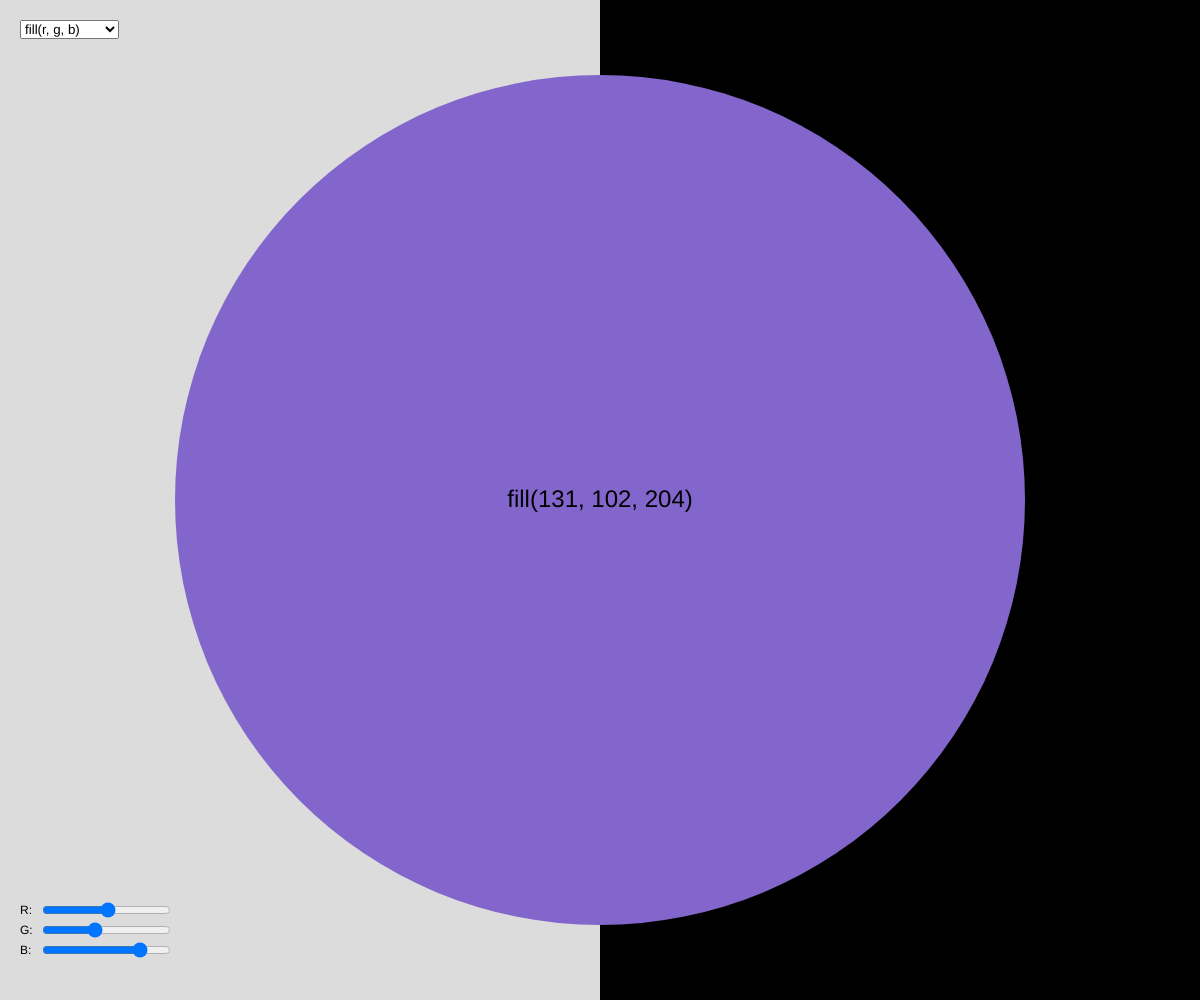
Frame 1 (no input)
Frame 2 (the mouse pressed at the canvas centre, redrawn once): identical to frame 1, image omitted

The p5.js sketch that drew this single still picture (run headless with seeded random() and noise() and a simulated clock; the mouse was pressed at the canvas centre and the sketch redrawn once):

// p5.js sketch
// ── sketch.js
let sel;
let sldR;
let sldG;
let sldB1;
let sldA1;
let sldH;
let sldS;
let sldB2;
let sldA2;
let mode = "RGB";
let m = 20;
let c;
let d = 0.85;

function setup(){
  createCanvas(windowWidth, windowHeight);
  noStroke();

  sldR = createSlider(0, 255, 127);
  sldG = createSlider(0, 255, 127);
  sldB1 = createSlider(0, 255, 127);
  sldA1 = createSlider(0, 255, 127);

  sldH = createSlider(0, 360, 127);
  sldS = createSlider(0, 100, 50);
  sldB2 = createSlider(0, 100, 50);
  sldA2 = createSlider(0, 1, 0.5, 0.001);

  sldR.input(loop);
  sldG.input(loop);
  sldB1.input(loop);
  sldA1.input(loop);
  sldH.input(loop);
  sldS.input(loop);
  sldB2.input(loop);
  sldA2.input(loop);

  sel = createSelect();
  sel.position(m, m);
  sel.option('fill(g)');
  sel.option('fill(g, a)');
  sel.option('fill(cssString)');
  sel.option('fill(r, g, b)');
  sel.option('fill(r, g, b, a)');
  sel.option('fill(h, s, b)');
  sel.option('fill(h, s, b, a)');
  sel.selected('fill(r, g, b)');
  sel.changed(argPatternSelected);

  colorMode(HSB);
  c = color(random(360), 50, 80);

  mode = "RGB";
  patternRGB();
}

function draw(){
  colorMode(RGB);
  background(220);
  fill(0);
  rect(width / 2, 0, width / 2, height);

  if (mode === "G") {
    drawG();
  } else if (mode === "GA"){
    drawGA();
  } else if (mode === "CSS"){
    drawCSS();
  } else if (mode === "RGB"){
    drawRGB();
  } else if (mode === "RGBA"){
    drawRGBA();
  } else if (mode === "HSB"){
    drawHSB();
  } else if (mode === "HSBA"){
    drawHSBA();
  }

  noLoop();
}

function drawFillString(str, c){
  // console.log('drawFillString()', str, c);
  // console.log('brightness(c)', brightness(c));

  push();
  colorMode(RGB);

  textAlign(CENTER, CENTER);
  textSize(24);

  let w = textWidth(str) + m;
  fill(red(c), green(c), blue(c));
  rect(width / 2 - w / 2, height / 2 - 12 - m * 0.5, w, 24 + m, 6, 6, 6, 6);

  fill(0);
  if (brightness(c) < 50){
    fill(255);
  }
  noStroke();

  text(str, 0, 0, width, height);
  pop();
}

function drawG(){
  let g = sldG.value();

  fill(0);
  text("G:", m, windowHeight - m * 4.3);

  c = color(g);
  fill(c);
  circle(width / 2, height / 2, min(width, height) * d); 
  drawFillString(`fill(${g})`, c);
}

function drawGA(){
  let g = sldG.value();
  let a = sldA1.value();

  fill(0);
  text("G:", m, windowHeight - m * 4.3);
  text("A:", m, windowHeight - m * 3.3);

  c = color(g, a);
  fill(c);
  circle(width / 2, height / 2, min(width, height) * d); 
  drawFillString(`fill(${g}, ${a})`, c);
}

function drawCSS(){
  //let css = "#FF0000";
  let css = "rgba(255, 0, 0, 0.5)";

  fill(0);
  text("CSS: " + css, m, windowHeight - m * 4.3);

  c = color(css);
  fill(c);
  circle(width / 2, height / 2, min(width, height) * d); 
  drawFillString(`fill("${css}")`, c);
}

function drawRGB(){
  let r = sldR.value();
  let g = sldG.value();
  let b = sldB1.value();

  fill(0);
  text("R:", m, windowHeight - m * 4.3);
  text("G:", m, windowHeight - m * 3.3);
  text("B:", m, windowHeight - m * 2.3);

  c = color(r, g, b);
  fill(c);
  circle(width / 2, height / 2, min(width, height) * d); 
  drawFillString(`fill(${r}, ${g}, ${b})`, c);
}

function drawRGBA(){
  let r = sldR.value();
  let g = sldG.value();
  let b = sldB1.value();
  let a = sldA1.value();

  fill(0);
  text("R:", m, windowHeight - m * 4.3);
  text("G:", m, windowHeight - m * 3.3);
  text("B:", m, windowHeight - m * 2.3);
  text("A:", m, windowHeight - m * 1.3);

  c = color(r, g, b, a);
  fill(c);
  circle(width / 2, height / 2, min(width, height) * d); 
  drawFillString(`fill(${r}, ${g}, ${b}, ${a})`, c);
}

function drawHSB(){
  let h = sldH.value();
  let s = sldS.value();
  let b = sldB2.value();

  fill(0);
  text("H:", m, windowHeight - m * 4.3);
  text("S:", m, windowHeight - m * 3.3);
  text("B:", m, windowHeight - m * 2.3);

  colorMode(HSB);
  c = color(h, s, b);
  fill(c);
  circle(width / 2, height / 2, min(width, height) * d); 
  drawFillString(`fill(${h}, ${s}, ${b})`, c);
}

function drawHSBA(){
  let h = sldH.value();
  let s = sldS.value();
  let b = sldB2.value();
  let a = sldA2.value();

  fill(0);
  text("H:", m, windowHeight - m * 4.3);
  text("S:", m, windowHeight - m * 3.3);
  text("B:", m, windowHeight - m * 2.3);
  text("A:", m, windowHeight - m * 1.3);

  colorMode(HSB);
  c = color(h, s, b, a);
  fill(c);
  circle(width / 2, height / 2, min(width, height) * d); 
  drawFillString(`fill(${h}, ${s}, ${b}, ${nf(a, 0, 2)})`, c);
}

function argPatternSelected(e){
  let pattern = sel.value();
  // console.log('sel.value()', pattern);

  if (pattern === "fill(g)"){
    patternG();
  } else if (pattern == "fill(g, a)"){
    patternGA();
  } else if (pattern === "fill(cssString)"){
    patternCSS();
  } else if (pattern === "fill(r, g, b)"){
    patternRGB();
  } else if (pattern === "fill(r, g, b, a)"){
    patternRGBA();
  } else if (pattern === "fill(h, s, b)"){
    patternHSB();
  } else if (pattern === "fill(h, s, b, a)"){
    patternHSBA();
  } 

  loop();
}

function hideSliders(){
  sldR.hide();
  sldG.hide();
  sldB1.hide();
  sldA1.hide();
  sldH.hide();
  sldS.hide();
  sldB2.hide();
  sldA2.hide();  
}

function patternG(){
  mode = "G";
  hideSliders();
  sldG.show();
  sldG.position(2 * m, windowHeight - m * 5);
  sldG.value(map(brightness(c), 0, 100, 0, 255));
}

function patternGA(){
  mode = "GA";
  hideSliders();
  sldG.show();
  sldG.position(2 * m, windowHeight - m * 5);
  sldG.value(map(brightness(c), 0, 100, 0, 255));
  sldA1.show();
  sldA1.position(2 * m, windowHeight - m * 4);
  sldA1.value(map(alpha(c), 0, 1, 0, 255));
}

function patternCSS(){
  mode = "CSS";
  hideSliders();
}

function patternRGB(){
  mode = "RGB";
  hideSliders();
  sldR.show();
  sldR.position(2 * m, windowHeight - m * 5);
  sldR.value(red(c));

  sldG.show();
  sldG.position(2 * m, windowHeight - m * 4);
  sldG.value(green(c));

  sldB1.show();
  sldB1.position(2 * m, windowHeight - m * 3);
  sldB1.value(blue(c));
}

function patternRGBA(){
  mode = "RGBA";
  hideSliders();
  sldR.show();
  sldR.position(2 * m, windowHeight - m * 5);
  sldR.value(red(c));

  sldG.show();
  sldG.position(2 * m, windowHeight - m * 4);
  sldG.value(green(c));

  sldB1.show();
  sldB1.position(2 * m, windowHeight - m * 3);
  sldB1.value(blue(c));

  sldA1.show();
  sldA1.position(2 * m, windowHeight - m * 2);
  sldA1.value(map(alpha(c), 0, 1, 0, 255));

}

function patternHSB(){
  mode = "HSB";
  hideSliders();
  sldH.show();
  sldH.position(2 * m, windowHeight - m * 5);
  sldH.value(hue(c));

  sldS.show();
  sldS.position(2 * m, windowHeight - m * 4);
  sldS.value(saturation(c));

  sldB2.show();
  sldB2.position(2 * m, windowHeight - m * 3);
  sldB2.value(brightness(c));
}

function patternHSBA(){
  mode = "HSBA";
  hideSliders();
  sldH.show();
  sldH.position(2 * m, windowHeight - m * 5);
  sldH.value(hue(c));

  sldS.show();
  sldS.position(2 * m, windowHeight - m * 4);
  sldS.value(saturation(c));

  sldB2.show();
  sldB2.position(2 * m, windowHeight - m * 3);
  sldB2.value(brightness(c));

  sldA2.show();
  sldA2.position(2 * m, windowHeight - m * 2);
  sldA2.value(map(alpha(c), 0, 255, 0, 1));

  // console.log('alpha(c)', alpha(c));
}
